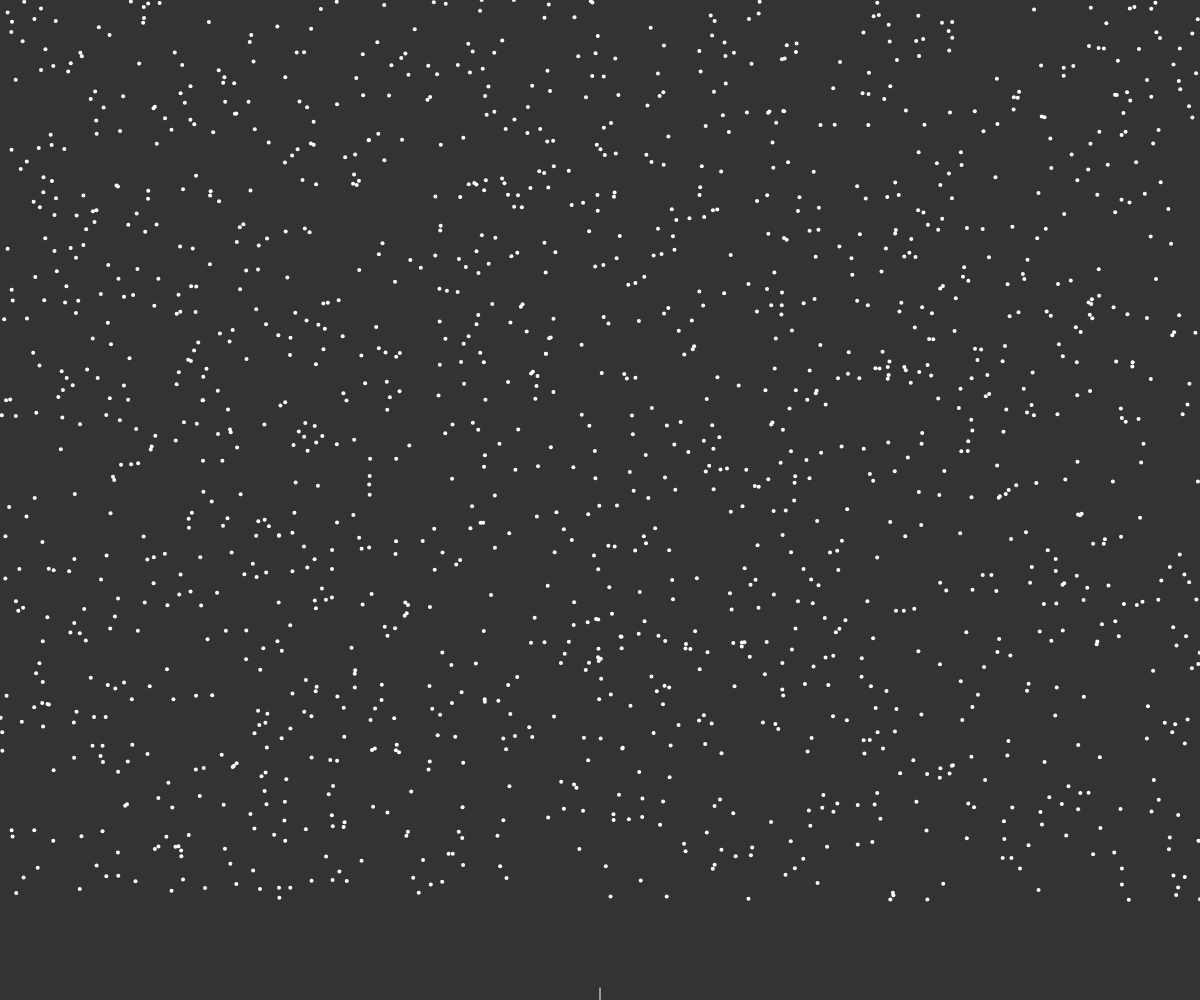
Frame 1 (no input)
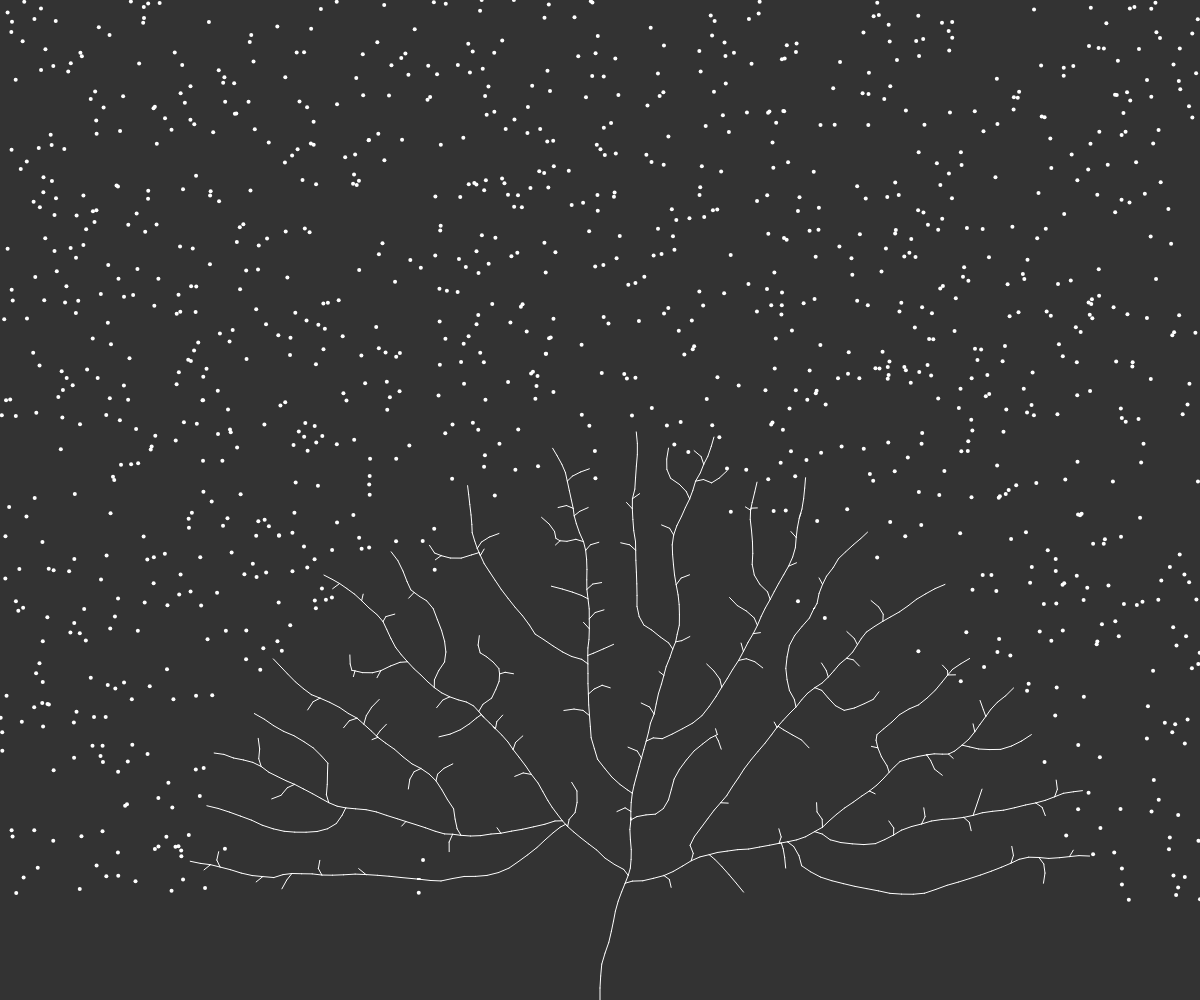
Frame 60 (no input)
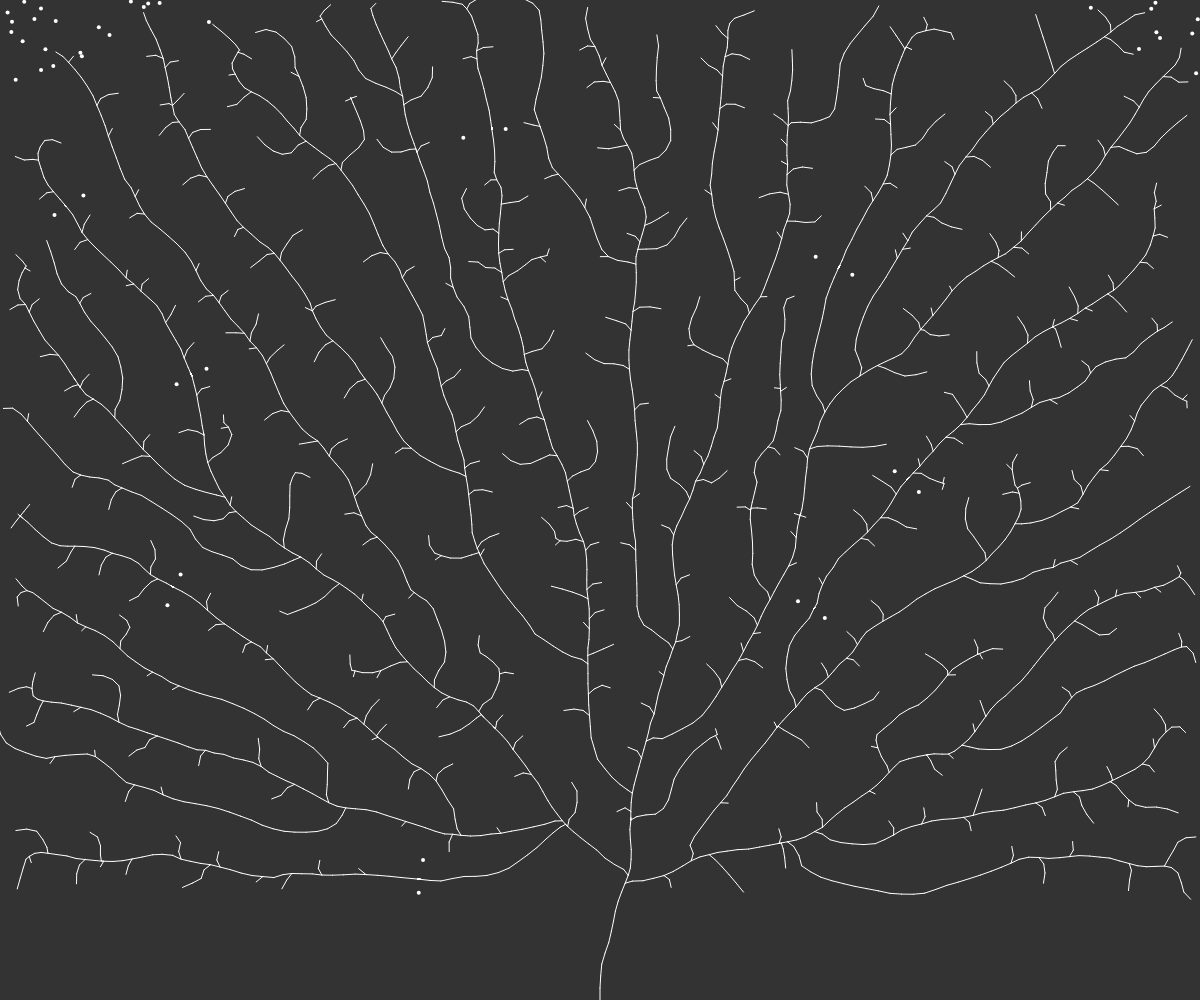
Frame 120 (the mouse pressed at the canvas centre since frame 60)

The p5.js sketch that drew these frames (run headless with seeded random() and noise() and a simulated clock; from frame 60 on, the mouse is pressed at the canvas centre):

// p5.js sketch
// ── sketch.js

var tree;
var max_dist = 100;
var min_dist = 12;
var maxTries = 100;
var currentTry = 0;
var prevLen;

function setup(){
	createCanvas(windowWidth, windowHeight);
	reset();
}

function reset(){
	tree = new Tree();
	prevLen = tree.leaves.length;
	currentTry = 0;
}

function draw(){
	if(currentTry < maxTries){
		background(51);
		tree.show();
		tree.grow();
		if(prevLen != tree.leaves.length) {
			currentTry = 0;
		}
		prevLen = tree.leaves.length;
	} else {
		reset();
	}
	currentTry++;
}

function windowResized() {
  resizeCanvas(windowWidth, windowHeight);
	reset();
}
// ── branch.js
function Branch(parent, pos, dir) {
	this.pos = pos;
	this.parent = parent;
	this.dir = dir;
	this.originalDir = dir;
	this.count = 0;
	this.len = 12;

	this.reset = function() {
		this.dir = this.originalDir.copy();
		this.count = 0;
	}

	this.next = function(){
		var nextDir = p5.Vector.mult(this.dir, this.len);
		var nextPos = p5.Vector.add(this.pos, nextDir);
		var nextBranch = new Branch(this, nextPos, this.dir.copy());
		return nextBranch;
	}

	this.show = function() {
		if(parent != null) {
			stroke(255);
			line(this.pos.x, this.pos.y, this.parent.pos.x, this.parent.pos.y);
		}
	}
}
// ── leaf.js
function Leaf(x = random(width), y = random(height - 100)) {
	this.pos = createVector(x, y);
	this.reached = false;
	this.size = 4;

	this.show = function() {
		fill(255);
		noStroke();
		ellipse(this.pos.x, this.pos.y, this.size, this.size);
	}
}
// ── tree.js
function Tree(maxLeaves = 1500) {
	this.leaves = [];
	this.branches = [];
	this.maxLeaves = maxLeaves;

	for (let i = 0; i < this.maxLeaves; i++) {
		this.leaves.push(new Leaf());
	}

	var pos = createVector(width/2, height);
	var dir = createVector(0, -1);
	var root = new Branch(null, pos, dir);
	this.branches.push(root);
	var current = root;
	var found = false;
	while(!found){
		for (let i = 0; i < this.leaves.length; i++) {
			var d = p5.Vector.dist(current.pos, this.leaves[i].pos);
			if(d < max_dist){
				found = true;
			}
		}
		if(!found) {
			var branch = current.next();
			current = branch;
			this.branches.push(current);
		}
	}

	this.grow = function() {
		for (let i = 0; i < this.leaves.length; i++) {
			const leaf = this.leaves[i];
			var closestBranch = null;
			var record = height*width*100;
			for (let j = 0; j < this.branches.length; j++) {
				const branch = this.branches[j];
				var d = p5.Vector.dist(leaf.pos, branch.pos);
				if(d < min_dist) {
					leaf.reached = true;
					closestBranch = null;
					break;
				} else if(d > max_dist) {
					continue;
				} else if(closestBranch === null || d < record) {
					closestBranch = branch;
					record = d;
				}
			}
			if(closestBranch != null) {
				var newDir = p5.Vector.sub(leaf.pos, closestBranch.pos);
				newDir.normalize();
				closestBranch.dir.add(newDir);
				closestBranch.count++;
			}
		}
		// Remove leaves that have been 
		for (let i = this.leaves.length - 1; i >= 0; i--) {
			if(this.leaves[i].reached) {
				this.leaves.splice(i, 1);
			}
		}
		for (let i = this.branches.length - 1; i >= 0; i--) {
			const branch = this.branches[i];
			if(branch.count > 0) {
				branch.dir.div(branch.count + 1);
				this.branches.push(branch.next());
			}
			branch.reset();
		}
	}

	this.show = function(){
		for (let i = 0; i < this.leaves.length; i++) {
			this.leaves[i].show();
		}
		for (let i = 0; i < this.branches.length; i++) {
			this.branches[i].show();
		}
	}
}
